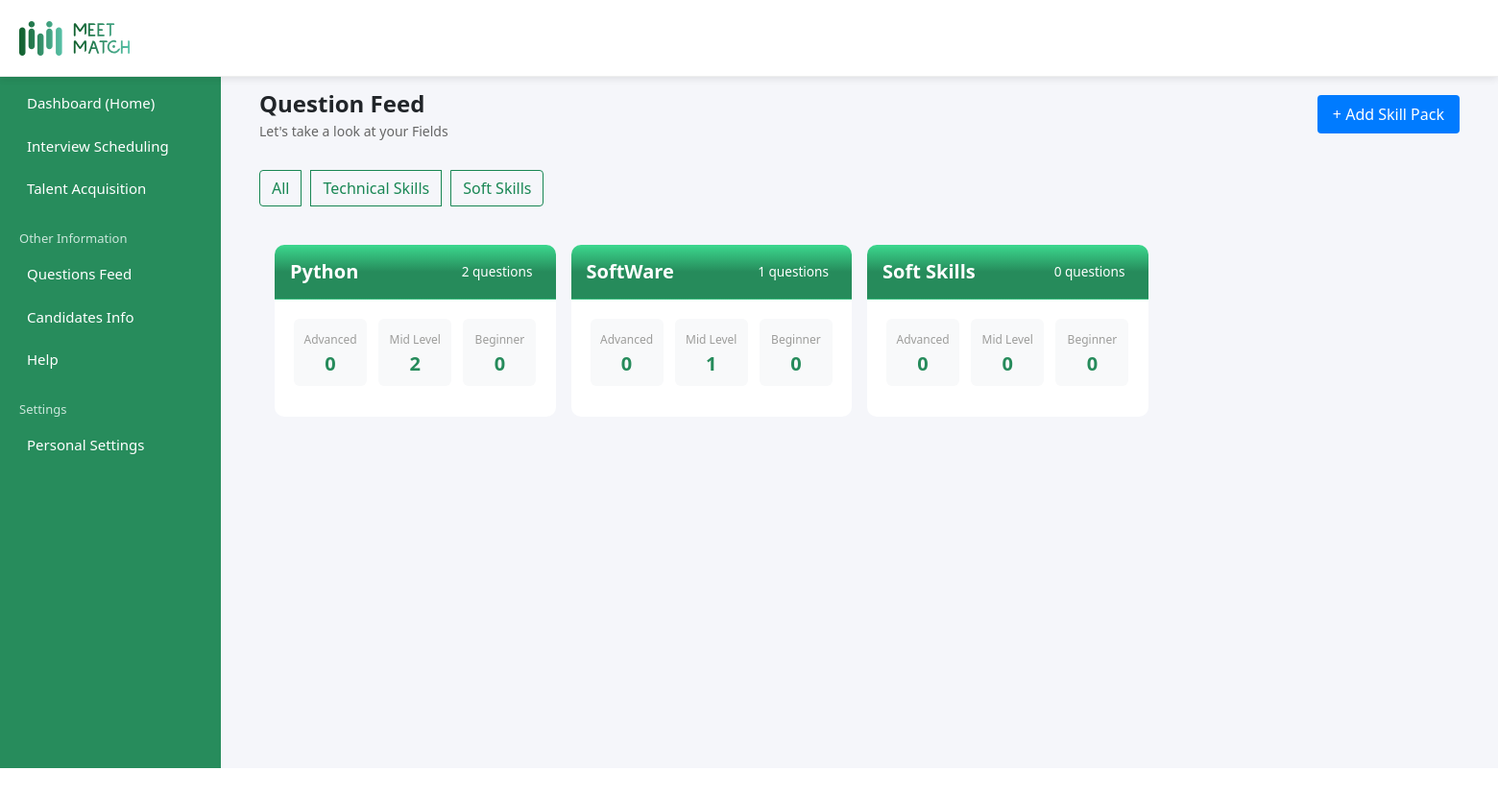
/admin_dashboard/questions/ (signed in), run on an earlier commit of the app's database.
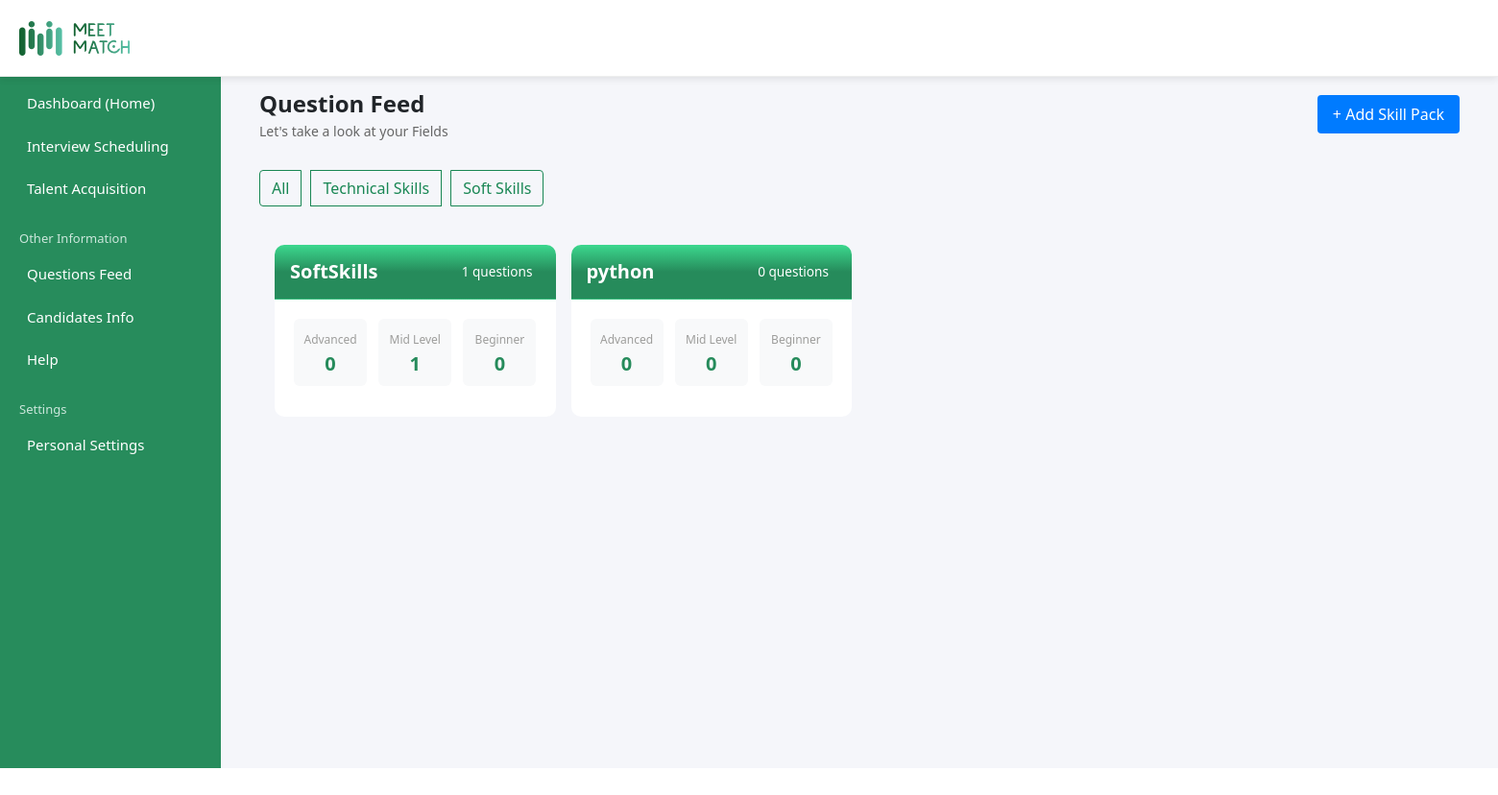
And on a later commit of the database.
### questions/models.py (models this page shows, shortened)
class Field(models.Model):
    typeChoices = [
        ('Techincal', 'Techincal'),
        ('Soft Skill', 'Soft Skill'),
    ]
    created_by = models.ForeignKey(User, on_delete=models.CASCADE)
    field_type = models.CharField(max_length=50, choices=typeChoices, default='Techincal')
    name = models.CharField(max_length=100)
    slug = models.SlugField(max_length=100, unique=True, blank=True)

### questions/views.py (the view, shortened to what this page needs)
# urls.py: path('', views.question_feed, name='questions'),
@login_required
def question_feed(request):
    fields = Field.objects.filter(created_by=request.user)
    field_data = []
    for field in fields:
        questions = Question.objects.filter(field=field)
        field_data.append({
            'field_id': field.id,
            'field_type': field.field_type,
            'field_name': field.name,
            'field_slug': field.slug,
            'total': questions.count(),
            'advanced': questions.filter(level='Advanced').count(),
            'mid': questions.filter(level='Mid').count(),
            'beginner': questions.filter(level='Beginner').count(),
        })
    context = {
        'field_data': field_data,
        'question_form': QuestionForm(),
        'field_form': FieldForm(user=request.user),
    }
    return render(request, 'admin/question_feed.html', context)

### templates/admin/question_feed.html (shortened to what this page needs)
{% extends 'admin_base.html' %}
{% load static %}
{% block extra_css %}
  <link href="https://cdn.jsdelivr.net/npm/select2@4.1.0-rc.0/dist/css/select2.min.css" rel="stylesheet" />
  <link href="https://cdn.jsdelivr.net/npm/bootstrap@5.1.3/dist/css/bootstrap.min.css" rel="stylesheet">
  <link rel="stylesheet" href="{% static 'css/question.css' %}">
{% endblock %}
{% block content %}
      <div class="question-header">
        <div>
          <div class="question-title">Question Feed</div>
          <div class="question-subtitle">Let's take a look at your Fields</div>
        </div>
        <div class="header-buttons">
          <button class="create-btn" onclick="openFieldPopup()">+ Add Skill Pack</button>
        </div>
      </div>
<div class="btn-group mb-4" role="group" aria-label="Filter Fields" style="gap: 10px;">
  <button type="button" class="btn btn-outline-success custom-filter-btn" onclick="filterFields('All')">All</button>
  <button type="button" class="btn btn-outline-success custom-filter-btn" onclick="filterFields('Techincal')">Technical Skills</button>
  <button type="button" class="btn btn-outline-success custom-filter-btn" onclick="filterFields('Soft Skill')">Soft Skills</button>
</div>
      <div class="cards-container">
        {% for item in field_data %}
          <div class="card-wrapper" data-field-type="{{ item.field_type|default:'Techincal' }}">
            <a href="{% url 'Questions:edit_question' item.field_slug %}" class="card-link">
              <div class="question-card">
                <div class="card-header">
                  <h3>{{ item.field_name }}</h3>
                  <div class="question-total">{{ item.total }} questions</div>
                </div>
                <div class="card-body">
                  <div class="level-stats">
                    <div class="level-item">
                      <div class="level-label">Advanced</div>
                      <div class="level-value">{{ item.advanced }}</div>
                    </div>
                    <div class="level-item">
                      <div class="level-label">Mid Level</div>
                      <div class="level-value">{{ item.mid }}</div>
                    </div>
                    <div class="level-item">
                      <div class="level-label">Beginner</div>
                      <div class="level-value">{{ item.beginner }}</div>
                    </div>
                  </div>
                </div>
              </div>
            </a>
          </div>
        {% endfor %}
      </div>
    </div>
  </div>
  <link rel="stylesheet" href="https://cdnjs.cloudflare.com/ajax/libs/font-awesome/5.15.4/css/all.min.css">
{% endblock %}

What changed in the data, as far as the page shows it:
removed Field: field_name "Python"
removed Field: field_name "SoftWare"
removed Field: field_name "Soft Skills"
added Field: field_name "SoftSkills"
now on this page (row edited): Field: field_name "python"
changed Field: field_type "Soft Skill" → "Techincal" (drawn)
Also different on the page:
new list line: "1 questions Advanced 0 Mid Level 1 Beginner 0"
new list line: "0 questions Advanced 0 Mid Level 0 Beginner 0"
list line gone: "2 questions Advanced 0 Mid Level 2 Beginner 0"
list line gone: "1 questions Advanced 0 Mid Level 1 Beginner 0"
list line gone: "0 questions Advanced 0 Mid Level 0 Beginner 0"
